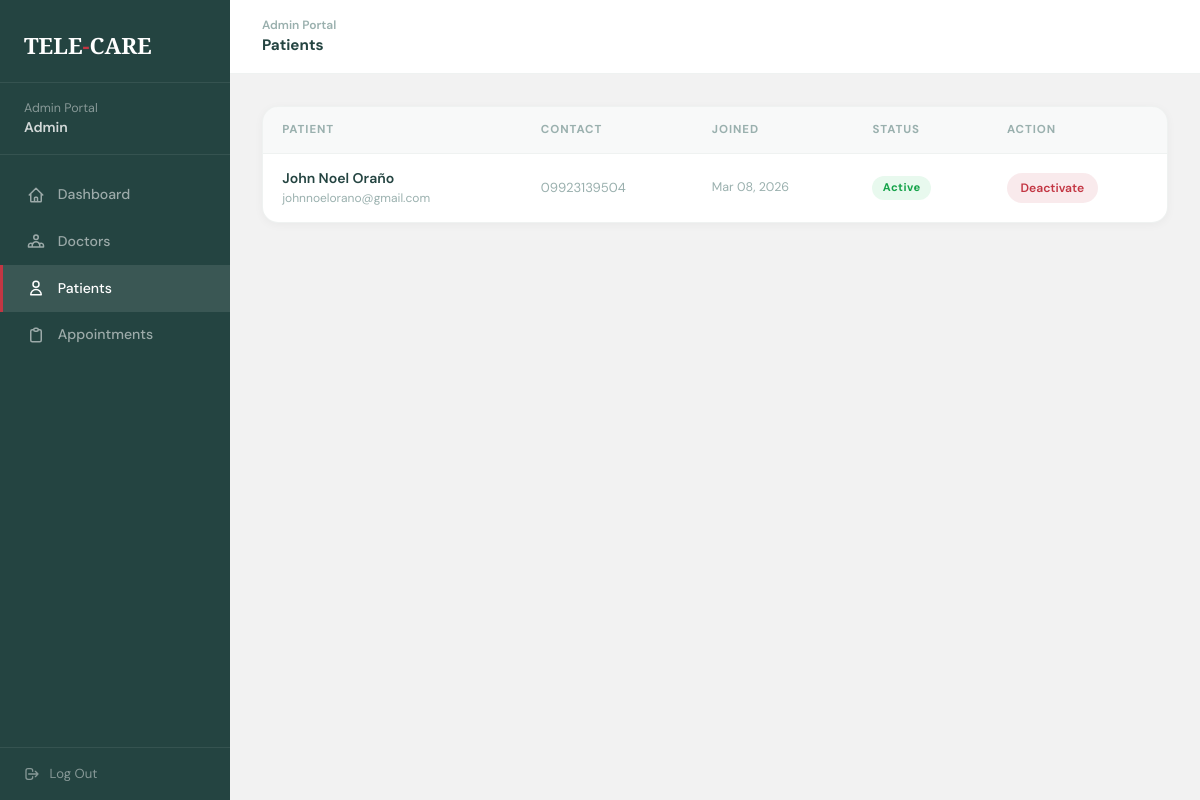
Before: /admin/patients.php (signed in) with the older database file.
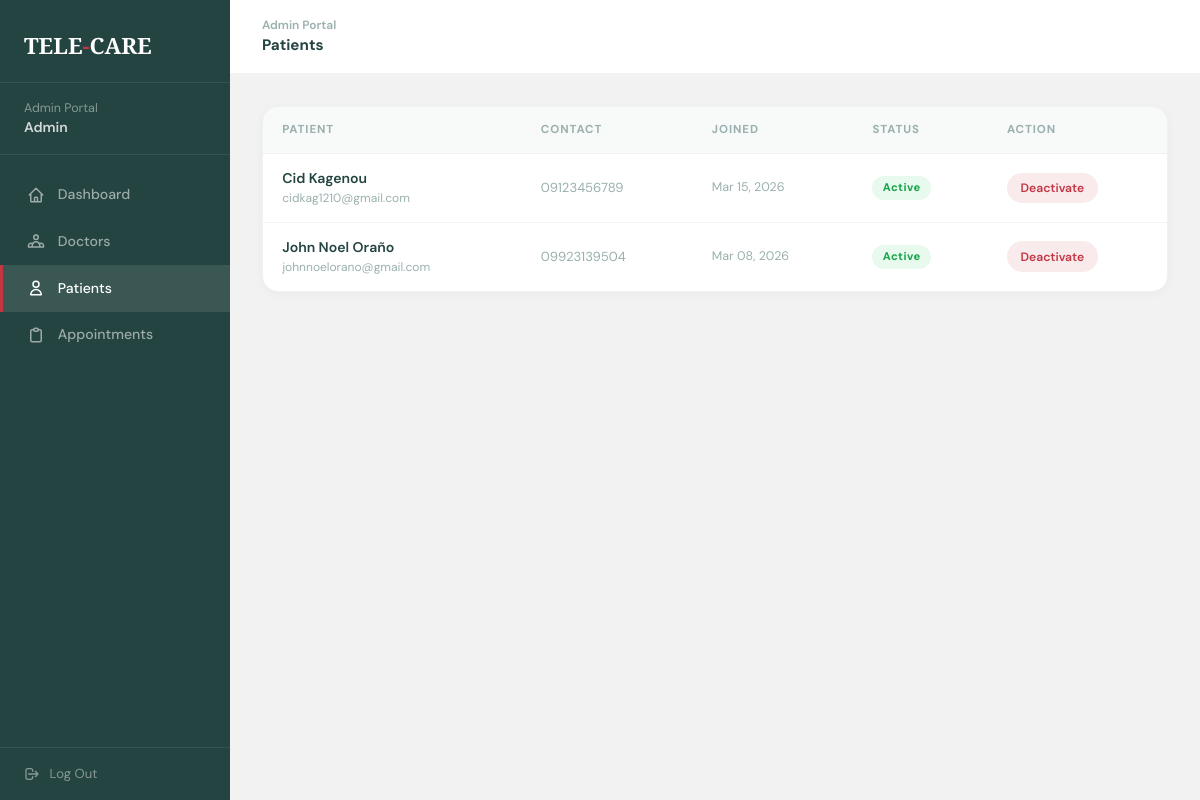
After: the same page with the newer database file.
### tables this page shows
CREATE TABLE `patients` (
  `id` int NOT NULL AUTO_INCREMENT,
  `full_name` varchar(150) NOT NULL,
  `date_of_birth` date NOT NULL,
  `gender` enum('Male','Female','Prefer not to say') NOT NULL,
  `email` varchar(150) NOT NULL,
  `phone_number` varchar(20) NOT NULL,
  `profile_photo` varchar(255) DEFAULT NULL,
  `emergency_name` varchar(150) DEFAULT NULL,
  `emergency_relationship` varchar(80) DEFAULT NULL,
  `emergency_number` varchar(20) DEFAULT NULL,
  `password` varchar(255) NOT NULL,
  `security_question` varchar(255) DEFAULT NULL,
  `security_answer` varchar(255) DEFAULT NULL,
  `home_address` varchar(255) DEFAULT NULL,
  `city` varchar(100) DEFAULT NULL,
  `country_region` varchar(100) DEFAULT NULL,
  `insurance_provider` varchar(150) DEFAULT NULL,
  `insurance_policy_no` varchar(100) DEFAULT NULL,
  `preferred_language` varchar(80) DEFAULT 'English',
  `created_at` timestamp NULL DEFAULT CURRENT_TIMESTAMP,
  `updated_at` timestamp NULL DEFAULT CURRENT_TIMESTAMP ON UPDATE CURRENT_TIMESTAMP,
  `is_verified` tinyint(1) NOT NULL DEFAULT '0',
  `verification_token` varchar(64) DEFAULT NULL,
  `token_expires_at` datetime DEFAULT NULL,
  `reset_token` varchar(64) DEFAULT NULL,
  `reset_expires` datetime DEFAULT NULL,
  `is_active` tinyint(1) NOT NULL DEFAULT '1',
  PRIMARY KEY (`id`),
  UNIQUE KEY `email` (`email`)
);

### admin/patients.php (the view, shortened to what this page needs)
<?php
require_once '../database/config.php';
?>
<!DOCTYPE html>
<html lang="en">
<head>
  <script src="https://cdn.tailwindcss.com"></script>
</head>
<body>
<aside class="sidebar">
  <div class="sidebar-logo">TELE<span>-</span>CARE</div>
  <div class="sidebar-admin">Admin Portal<br/><strong><?= htmlspecialchars($_SESSION['admin_name'] ?? 'Admin') ?></strong></div>
  <nav class="nav-links">
    <a href="dashboard.php" class="nav-link">
      <svg fill="none" viewBox="0 0 24 24" stroke-width="2"><path stroke-linecap="round" stroke-linejoin="round" d="M3 12l2-2m0 0l7-7 7 7M5 10v10a1 1 0 001 1h3m10-11l2 2m-2-2v10a1 1 0 01-1 1h-3m-6 0a1 1 0 001-1v-4a1 1 0 011-1h2a1 1 0 011 1v4a1 1 0 001 1m-6 0h6"/></svg>
      Dashboard
    </a>
    <a href="doctors.php" class="nav-link">
      <svg fill="none" viewBox="0 0 24 24" stroke-width="2"><path stroke-linecap="round" stroke-linejoin="round" d="M17 20h5v-2a3 3 0 00-5.356-1.857M17 20H7m10 0v-2c0-.656-.126-1.283-.356-1.857M7 20H2v-2a3 3 0 015.356-1.857M7 20v-2c0-.656.126-1.283.356-1.857m0 0a5.002 5.002 0 019.288 0M15 7a3 3 0 11-6 0 3 3 0 016 0z"/></svg>
      Doctors
    </a>
    <a href="patients.php" class="nav-link active">
      <svg fill="none" viewBox="0 0 24 24" stroke-width="2"><path stroke-linecap="round" stroke-linejoin="round" d="M16 7a4 4 0 11-8 0 4 4 0 018 0zM12 14a7 7 0 00-7 7h14a7 7 0 00-7-7z"/></svg>
      Patients
    </a>
    <a href="assignments.php" class="nav-link">
      <svg fill="none" viewBox="0 0 24 24" stroke-width="2"><path stroke-linecap="round" stroke-linejoin="round" d="M9 5H7a2 2 0 00-2 2v12a2 2 0 002 2h10a2 2 0 002-2V7a2 2 0 00-2-2h-2M9 5a2 2 0 002 2h2a2 2 0 002-2M9 5a2 2 0 012-2h2a2 2 0 012 2"/></svg>
      Appointments
    </a>
  </nav>
  <div class="sidebar-logout">
    <a href="logout.php" class="logout-btn">
      <svg width="16" height="16" fill="none" viewBox="0 0 24 24" stroke="currentColor" stroke-width="2"><path stroke-linecap="round" stroke-linejoin="round" d="M17 16l4-4m0 0l-4-4m4 4H7m6 4v1a3 3 0 01-3 3H6a3 3 0 01-3-3V7a3 3 0 013-3h4a3 3 0 013 3v1"/></svg>
      Log Out
    </a>
  </div>
</aside>
<div class="main">
  <div class="topbar">
    <div>
      <div style="font-size:0.75rem;color:#9ab0ae;font-weight:600;">Admin Portal</div>
      <div style="font-size:0.95rem;font-weight:700;">Patients</div>
    </div>
  </div>
  <div class="page-content">
    <div class="table-wrap">
      <table>
        <thead>
          <tr><th>Patient</th><th>Contact</th><th>Joined</th><th>Status</th><th>Action</th></tr>
        </thead>
        <tbody>
        <?php
        $pres = $conn->query("SELECT * FROM patients ORDER BY created_at DESC");
        if ($pres && $pres->num_rows > 0): while ($pt = $pres->fetch_assoc()):
            $isActive = isset($pt['is_active']) ? (int)$pt['is_active'] : 1;
            $safeName = htmlspecialchars(addslashes($pt['full_name']));
        ?>
        <tr class="<?= !$isActive ? 'inactive-row' : '' ?>">
          <td>
            <div style="font-weight:600;"><?= htmlspecialchars($pt['full_name']) ?></div>
            <div style="font-size:0.75rem;color:#9ab0ae;"><?= htmlspecialchars($pt['email']) ?></div>
          </td>
          <td style="font-size:0.82rem;color:#9ab0ae;"><?= htmlspecialchars($pt['phone_number'] ?? '—') ?></td>
          <td style="font-size:0.78rem;color:#9ab0ae;"><?= date('M d, Y', strtotime($pt['created_at'])) ?></td>
          <td>
            <span class="badge <?= $isActive ? 'badge-green' : 'badge-red' ?>">
              <?= $isActive ? 'Active' : 'Deactivated' ?>
            </span>
          </td>
          <td>
            <?php if ($isActive): ?>
              <a href="?toggle_active=1&pid=<?= $pt['id'] ?>&active=1"
                 class="btn-sm btn-deactivate"
                 onclick="return confirm('Deactivate <?= $safeName ?>\'s account? They will no longer be able to log in.')">
                Deactivate
              </a>
            <?php endif; ?>
          </td>
        </tr>
        <?php endwhile; else: ?>
        <tr><td colspan="5" class="empty-row">No patients registered yet.</td></tr>
        <?php endif; ?>
        </tbody>
      </table>
    </div>
  </div>
</div>
</body>
</html>

Changed rows visible on the page:
added patients: full_name "Cid Kagenou", email "cidkag1210@gmail.com", phone_number "09123456789", created_at "Mar 15, 2026", is_active "Active"
